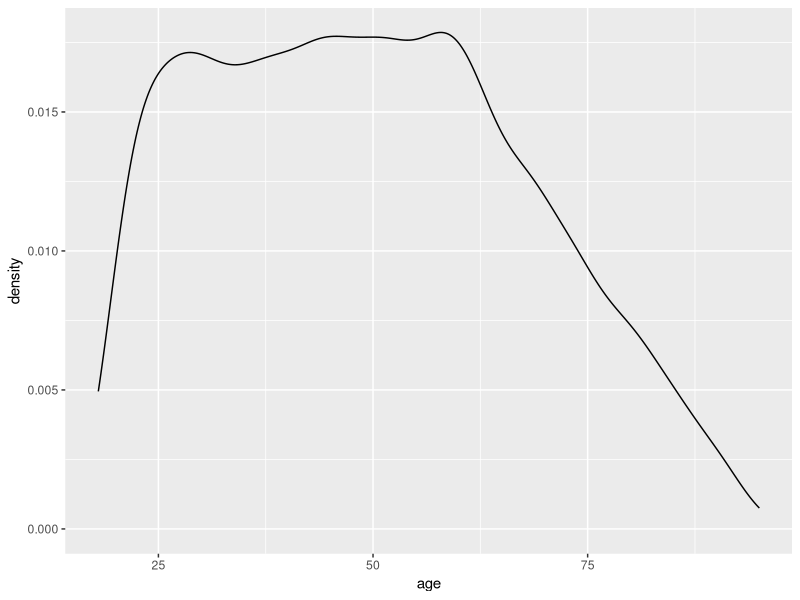
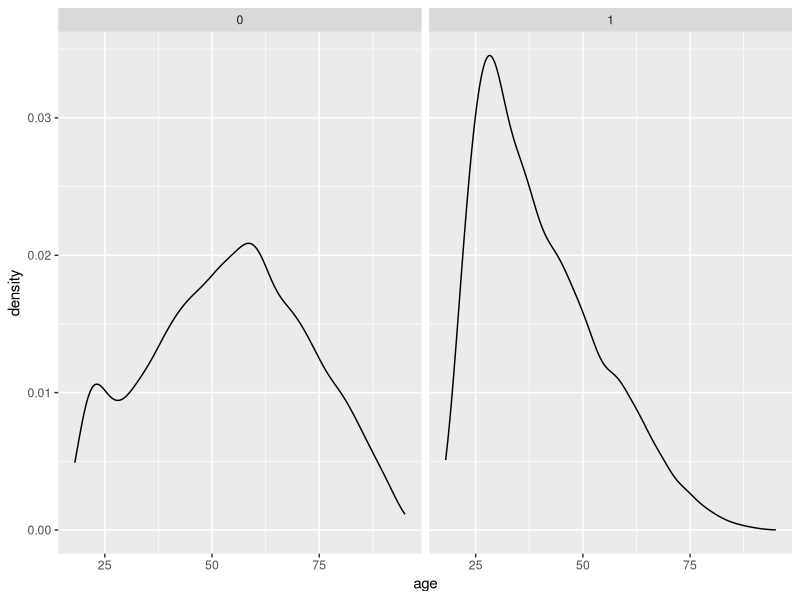
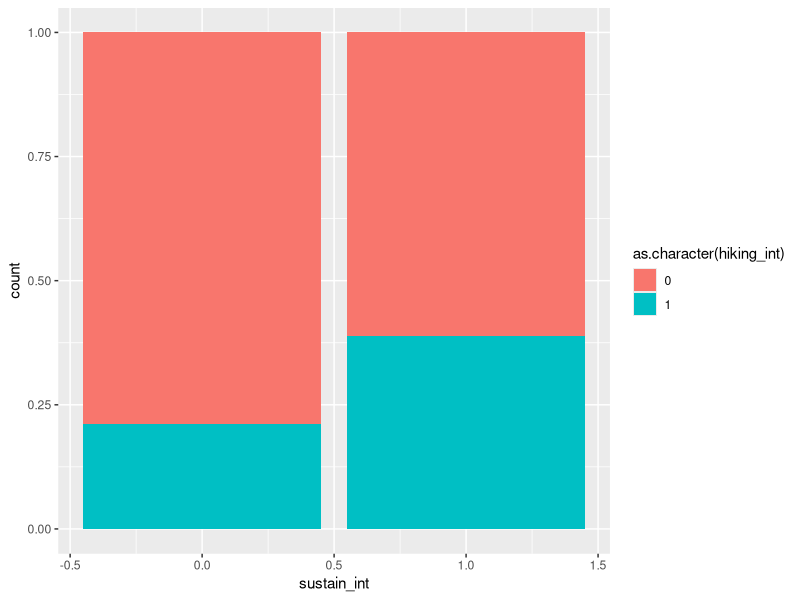
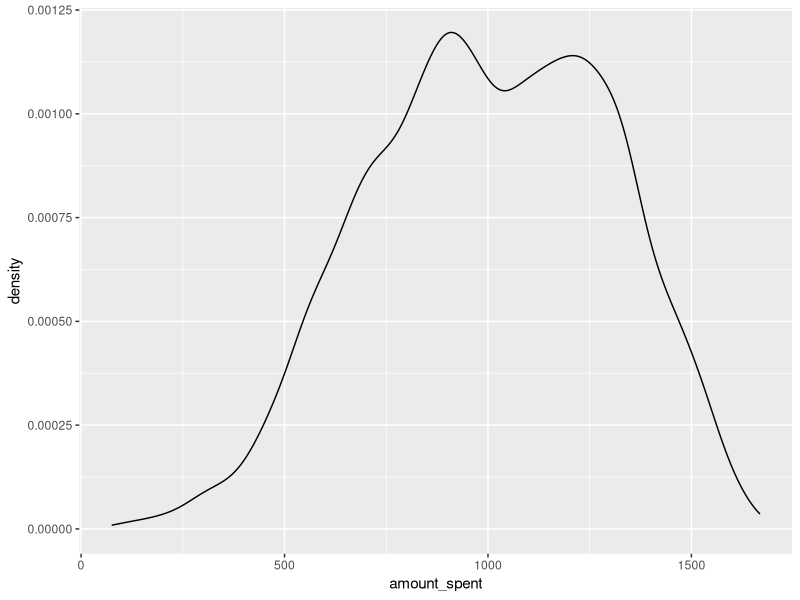
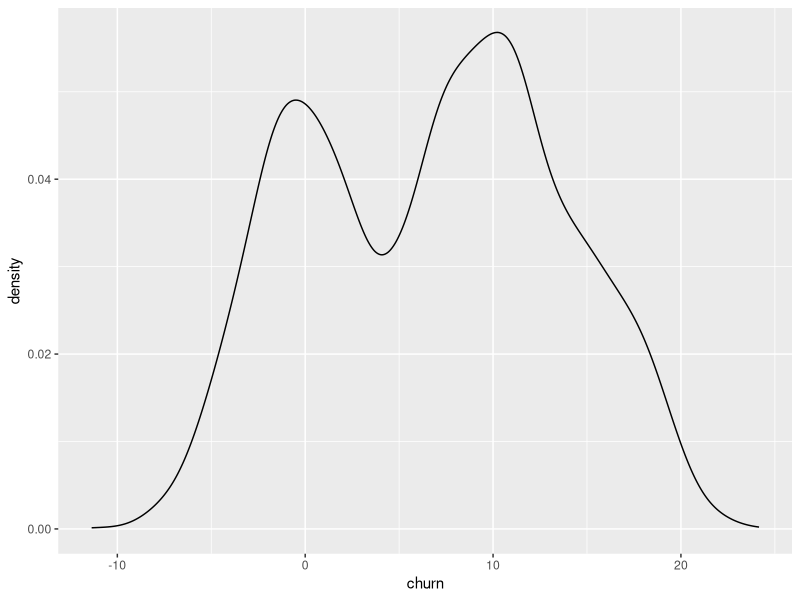
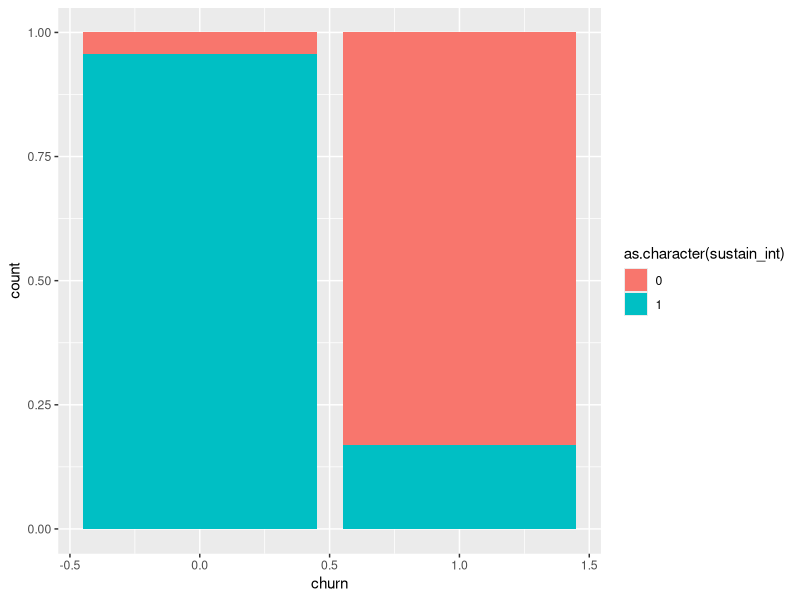
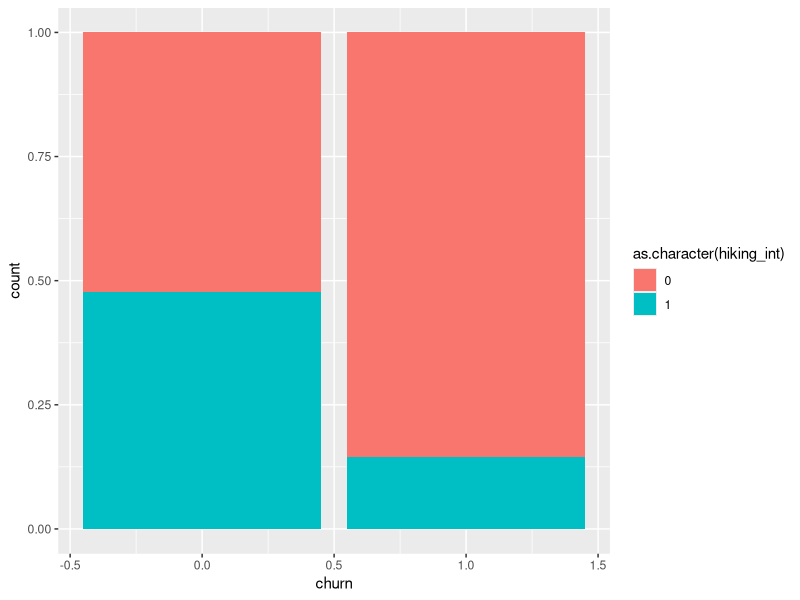
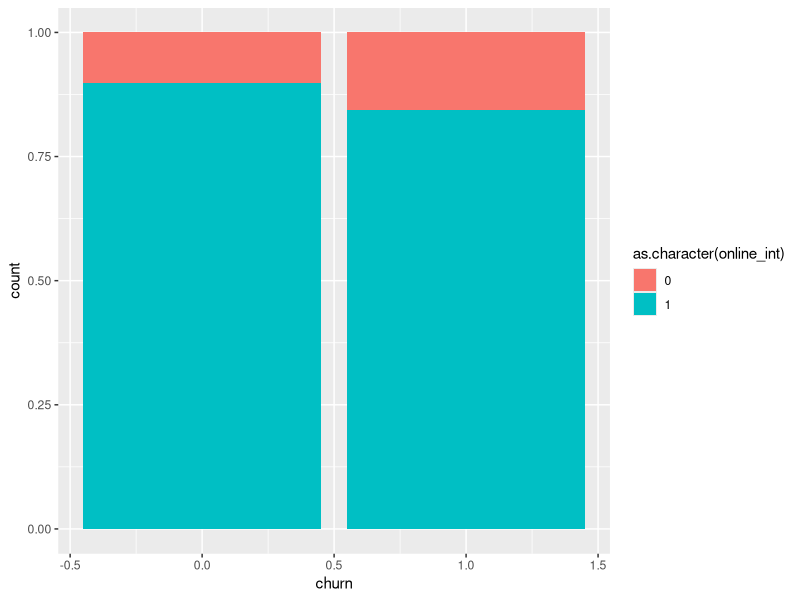

These figures' R source, in order: (Note: this script raises an error after producing the figures.)
library(tidyverse)

# Number of Customers
num_cust <- 10000

# Customer ID
customer_id <- c()
for (i in 1:num_cust) {
  customer_id[i] <- 1000 + i
}


# Variable 1 - Age --------------------------------------------------------
# Truly Independent

sample_ages <- function(n) {
  ## custom age pdf
  age_pdf <- function(x) {
    if (x < 18 || x > 96) return(0)
    if (x >= 21 && x <= 60) return(1)
    if (x >= 18 && x < 21) return((x - 18) / (21 - 18))  # Ramps up from 18 to 21
    if (x > 60 && x <= 96) return((96 - x) / (96 - 60))  # Tapers down from 60 to 96
  }
  v_pdf <- Vectorize(age_pdf)
  ## rejection sampling
  samples <- c()
  while (length(samples) < n) {
    candidates <- runif(n, min = 18, max = 96)
    probs <- v_pdf(candidates)
    keep <- runif(n) < probs
    samples <- c(samples, candidates[keep])
    samples <- samples[1:min(length(samples), n)]  # Keep only up to n samples
  }
  return(round(samples))
}

age <- sample_ages(num_cust)

## Check distribution
tibble(age = age) |>
  ggplot(aes(x = age)) +
  geom_density()


# Variable 2 - Region -----------------------------------------------------
# Truly Independent


# region_options <- c(
#   "Pacific Northwest",
#   "East Coast",
#   "Midwest",
#   "Great Plains",
#   "South",
#   "West",
#   "California")
#
# region <- sample(region_options,
#                  num_cust,
#                  replace = TRUE,
#                  prob = c(.35,.05,.07,.05,.05,.25,.18))
#
# ## Check Distribution
# tibble(region = region) |>
#   ggplot(mapping = aes(x = region)) +
#   geom_bar()


# Revamped Variable 2 - Number of Online Visits ---------------------------
# Dependent on Age

num_visits <- c()

for (i in 1:num_cust) {
  num_visits[i] <- round(100 - age[i] + rnorm(1, 10, 10))
  num_visits[i] <- ifelse(num_visits[i] < 1, 1, num_visits[i])
}

# Variable 3 - Interest in Hiking -----------------------------------------
# A Partial Function of Age

hiking_int <- c()

abs_age_vec <- c()
age_impact_vec <- c()

for (i in 1:num_cust) {
  abs_age <- abs(age[i] - 28)
  age_impact <- abs_age/age[i]
  hiking_int[i] <- rbinom(1, 1, prob = .71 - age_impact)
}

## Check Distribution
tibble(hiking_int = hiking_int,
       age = age) |>
  ggplot(mapping = aes(x = age)) +
  geom_density() +
  facet_wrap(~as.character(hiking_int))

# Variable 4 - Interest in Sustainability ---------------------------------
# A Partial Function of Interest in Hiking and Region

# region_probs <- c(
#   .7, .6, .4, .3, .2, .5, .5
# )


sustain_int <- c()
for (i in 1:num_cust) {
  prob_hiking <- hiking_int[i] * .2
  # prob_region <- region_probs[which(region_options == region[i])]
  sustain_int[i] <- rbinom(1, 1, prob = prob_hiking + rnorm(1, .5, .1))
  sustain_int[i] <- ifelse(is.na(sustain_int[i]), 0, sustain_int[i])
}

## Check Distribution
tibble(sustain_int = sustain_int,
       hiking_int = hiking_int) |>
ggplot(mapping = aes(x = sustain_int, fill = as.character(hiking_int))) +
  geom_bar(position = "fill")

## Check Distribution - Region
# tibble(sustain_int = sustain_int,
#        region = region) |>
#   ggplot(mapping = aes(x = sustain_int, fill = as.character(region))) +
#   geom_bar(position = "fill")


# Variable 5 - Active Online ----------------------------------------------
# A Partial Function of Interest in Hiking

online_int <- c()
for (i in 1:num_cust) {
  prob <- hiking_int[i] * .1
  online_int[i] <- rbinom(1, 1, prob = .9 - prob)
}

# Variable 6 - Amount Spent -----------------------------------------------
# A Partial Function of all 5 previous variables

amount_spent <- c()

# region_probs <- c(
#   400, 120, 110, 100, 50, 220, 450
# )

for (i in 1:num_cust) {
  abs_age <- abs(age[i] - 46)
  age_impact <- abs_age/age[i]
  amount_spent[i] <- 600 +
    age_impact * -600 +
    # region_probs[which(region_options == region[i])] +
    num_visits[i] * 4 +
    200 * hiking_int[i] +
    400 * sustain_int[i] +
    100 * online_int[i] +
    rnorm(1, mean = 0, sd = 50)
}

for(i in 1:num_cust) {
  amount_spent[i] <- ifelse(amount_spent[i] < 0, 0, amount_spent[i])
}

## Check Distribution
tibble(amount_spent = amount_spent) |>
  ggplot(mapping = aes(x = amount_spent)) +
  geom_density()


# Variable 7 - Churn ------------------------------------------------------
# A Function of All 6 Variables

# Create Churn first as a linear equation with different weights

# region_probs <- c(
#   4, 1, .5, .5, 1, 3, 3
# )

churn <- c()

for (i in 1:num_cust) {
  abs_age <- abs(age[i] - 25)
  age_impact <- abs_age/age[i]
  churn[i] <- age_impact * -5 +
    # region_probs[which(region_options == region[i])] +
    (num_visits[i] / -30) +
    6 * hiking_int[i] +
    10 * sustain_int[i] +
    4 * online_int[i] +
    rnorm(1, mean = 0, sd = 2.5)
}

## Check Distribution
tibble(churn = churn) |>
  ggplot(mapping = aes(x = churn)) +
  geom_density()


churn_binomial <- ifelse(churn < median(churn), 1, 0)

## Create a Dataframe
simulated_data <- tibble(
  churn = churn_binomial,
  amount_spent = amount_spent,
  num_visits = num_visits,
  age = age,
  hiking_int = hiking_int,
  sustain_int = sustain_int,
  online_int = online_int,
  id = customer_id
)


# Check Relationships -----------------------------------------------------

# Sustainability
simulated_data |>
  ggplot(mapping = aes(x = churn, fill = as.character(sustain_int))) +
  geom_bar(position = "fill")

# Hiking
simulated_data |>
  ggplot(mapping = aes(x = churn, fill = as.character(hiking_int))) +
  geom_bar(position = "fill")

# Online
simulated_data |>
  ggplot(mapping = aes(x = churn, fill = as.character(online_int))) +
  geom_bar(position = "fill")

# Age
simulated_data |>
  ggplot(mapping = aes(x = age)) +
  geom_density() +
  facet_wrap(~churn)

# Region
simulated_data |>
  ggplot(mapping = aes(x = churn, fill = as.character(region))) +
  geom_bar(position = "fill")

# Amount Spent
simulated_data |>
  ggplot(mapping = aes(x = amount_spent)) +
  geom_density() +
  facet_wrap(~churn)

# Transform Simulated Data
simulated_data <- simulated_data |>
  mutate(churn = as.factor(churn),
         hiking_int = as.factor(hiking_int),
         sustain_int = as.factor(sustain_int),
         online_int = as.factor(online_int))

simulated_data |>
  ggplot(mapping = aes(x = num_visits)) +
  geom_density() +
  facet_wrap(~churn)

rm(list = setdiff(ls(), "simulated_data"))

